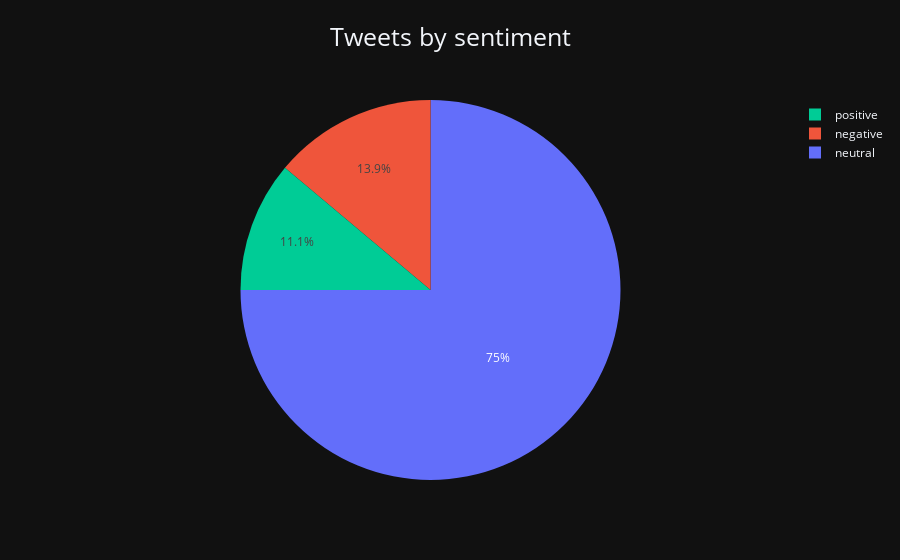

Here is the notebook cell this chart was saved with:
### Code cell
sent_pie(twt_df, 'count', 'tweet_finBERT', "Tweets by sentiment").show()

### Figure 1 — Plotly figure (JSON) as saved in the notebook; plotly's stock layout.template omitted (floating-point values rounded to 4 significant figures)
{"data": [{"domain": {"x": [0, 1], "y": [0, 1]}, "hovertemplate": "tweet_finBERT=%{label}<br>count=%{value}<extra></extra>", "labels": ["negative", "neutral", "positive", "neutral", "neutral", "neutral", "negative", "negative", "neutral", "positive", "negative", "neutral", "positive", "neutral"], "legendgroup": "", "name": "", "showlegend": true, "type": "pie", "values": [1, 9, 2, 1, 1, 1, 1, 1, 8, 1, 2, 5, 1, 2]}], "layout": {"legend": {"tracegroupgap": 0, "traceorder": "reversed"}, "title": {"font": {"size": 25}, "text": "Tweets by sentiment", "x": 0.5, "xanchor": "center", "y": 0.95, "yanchor": "top"}}}
